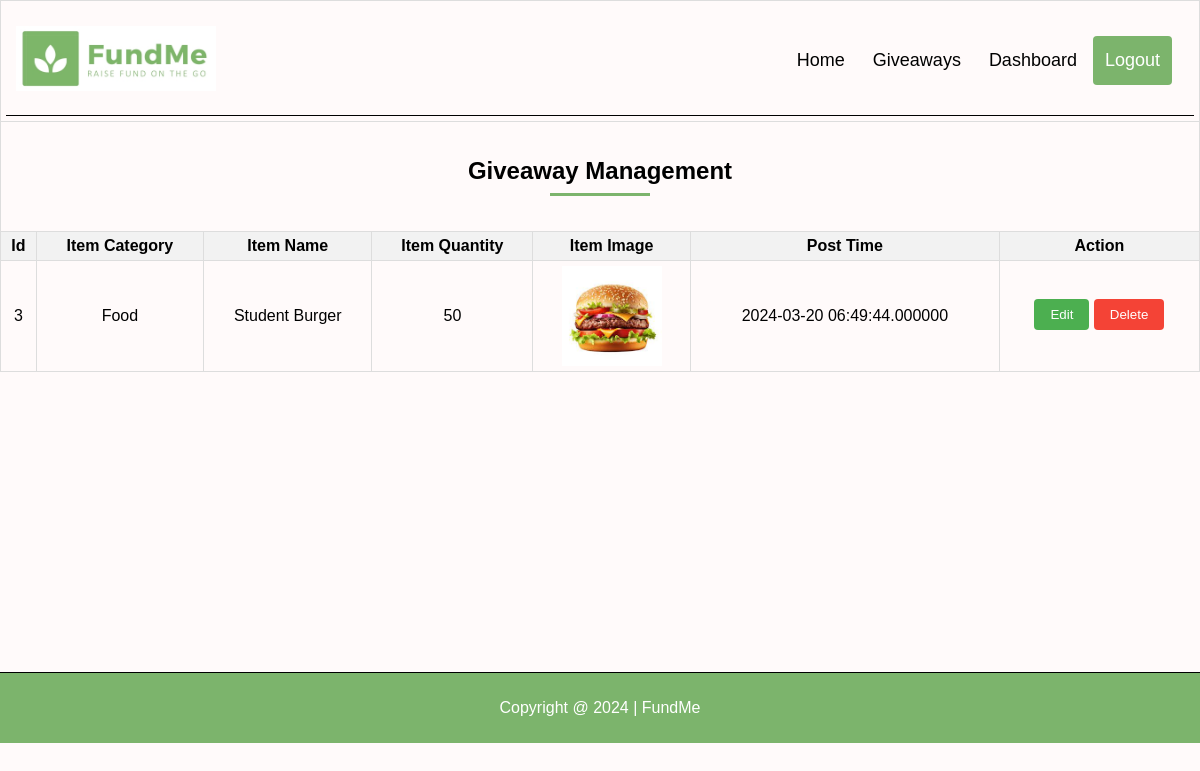
Screenshot of /view/manageGiveaways.php (signed in) with the database file from the repository.
### tables this page shows
CREATE TABLE `giveaways` (
  `giveaway_id` int(100) NOT NULL,
  `item_category` varchar(100) NOT NULL,
  `item_name` varchar(100) NOT NULL,
  `item_quantity` int(100) NOT NULL,
  `posted_by` varchar(100) NOT NULL,
  `user_type` varchar(100) NOT NULL,
  `item_image` varchar(255) NOT NULL,
  `posted_time` datetime(6) NOT NULL DEFAULT current_timestamp(6)
);

### controller/manageGiveawaysCheck.php (called while the page is built, shortened)
<?php
if (!isset($_SESSION['admin']) && !isset($_SESSION['Donor']) && !isset($_SESSION['Fund Raiser'])) {
    header('location: login.php');
    exit();
}
else {
    if (isset($_SESSION['admin'])) {
        $dashboardlink = 'dashboardAdmin.php';
        $user_type = 'admin';
    }
    elseif (isset($_SESSION['Donor'])) {
        $dashboardlink = 'dashboardDonor.php';
        $user_type = 'Donor';
    }
    elseif (isset($_SESSION['Fund Raiser'])) {
        $dashboardlink = 'dashboardFundRaiser.php';
        $user_type = 'Fund Raiser';
    }
    $con = getConnection();
    $sql = "SELECT * FROM giveaways WHERE user_type = '$user_type'";
    $result = mysqli_query($con, $sql);
    $rows = mysqli_fetch_all($result, MYSQLI_ASSOC);
}
?>

### view/manageGiveaways.php (the view, shortened to what this page needs)
<?php
require_once('../controller/manageGiveawaysCheck.php');
?>
<html lang="en">
<head>
    <link rel="stylesheet" href="../assets/css/styles.css">
</head>
<body>
    <table class="manage-give-table" cellspacing="0" width=100%>
        <tr>
            <td colspan="12">
                <div class="header">
                    <a href="home.php" class="logo"><img class="logo" src="../assets/images/FundMe.jpg" alt="FundMe Logo" width="200" height="65"></a>
                    <div class="header-right">
                        <a href="home.php">Home</a>
                        <a href="giveaways.php">Giveaways</a>
                        <a href="<?= $dashboardlink ?>">Dashboard</a>
                        <a class="active" href="logout.php">Logout</a>
                    </div>
                </div>
            </td>
        </tr>
        <tr>
            <td colspan="12">
                <h2 class="give-heading">Giveaway Management</h2>
                <hr>
            </td>
        </tr>
        <tr>
            <th colspan="2">Id</th>
            <th>Item Category</th>
            <th colspan="3">Item Name</th>
            <th>Item Quantity</th>
            <th>Item Image</th>
            <th>Post Time</th>
            <th>Action</th>
        </tr>
        <tbody>
            <?php foreach ($rows as $row) : ?>
                <tr>
                    <td class="give-col" colspan="2"><?= $row['giveaway_id'] ?></td>
                    <td class="give-col"><?= $row['item_category'] ?></td>
                    <td class="give-col" colspan="3"><?= $row['item_name'] ?></td>
                    <td class="give-col"><?= $row['item_quantity'] ?></td>
                    <td class="give-col"><img src="<?= $row['item_image'] ?>" alt="Item Image" width="100" height="100"></td>
                    <td class="give-col"><?= $row['posted_time'] ?></td>
                    <td class="give-col">
                        <form class="action-form" action="../controller/editGiveaways.php" method="post">
                            <button class="accept-btn" type="submit" name="edit">Edit</button>
                        </form>
                        <form class="action-form" action="../controller/deleteGiveaway.php" method="post">
                            <button class="reject-btn" type="submit" name="delete">Delete</button>
                        </form>
                    </td>
                </tr>
            <?php endforeach; ?>
        </tbody>
    </table>
    <?php include('footer.php'); ?>
</body>
</html>

### assets/css/styles.css (style rules this page uses)
* { box-sizing: border-box; }
body, header, footer { margin: 0; background-color: #fffafa; font-family: Arial, Helvetica, sans-serif; }
hr { width: 100px; border-style: none; border-top-style: solid; border-color: #7cb46c; border-width: 3px; text-align: left; }
.header { overflow: hidden; padding: 20px 10px; border-bottom: 1px solid black; }
.header a { float: left; color: black; text-align: center; padding: 12px; margin: 0 2px; text-decoration: none; font-size: 18px; line-height: 25px; border-radius: 4px; }
.header a.logo { padding: 0; margin: 0; }
.logo { padding: 0; margin: 0; }
.header a.active:not(.logo) { background-color: #7cb46c; color: white; }
.header-right { padding: 10px; float: right; text-align: middle; }
.action-form { display: inline-block; }
.accept-btn { padding: 8px 16px; margin-top: 12px; background-color: #4CAF50; color: #fff; border: none; border-radius: 4px; cursor: pointer; transition: background-color 0.3s ease; }
.reject-btn { padding: 8px 16px; margin-top: 12px; background-color: #f44336; color: #fff; border: none; border-radius: 4px; cursor: pointer; transition: background-color 0.3s ease; }
.manage-give-table { width: 100%; border-collapse: collapse; margin-bottom: 300px; }
.give-heading { margin-top: 30px; margin-bottom: 0; text-align: center; }
.manage-give-table hr { margin-bottom: 30px; }
.manage-give-table th, .manage-give-table td { border: 1px solid #ddd; padding: 5px; }
.manage-give-table th { background-color: #f2f2f2; text-align: center; }
.give-col { text-align: center; }

### rows the page displays
giveaways: giveaway_id "3", item_category "Food", item_name "Student Burger", item_quantity "50", item_image (picture), posted_time "2024-03-20 06:49:44.000000"
